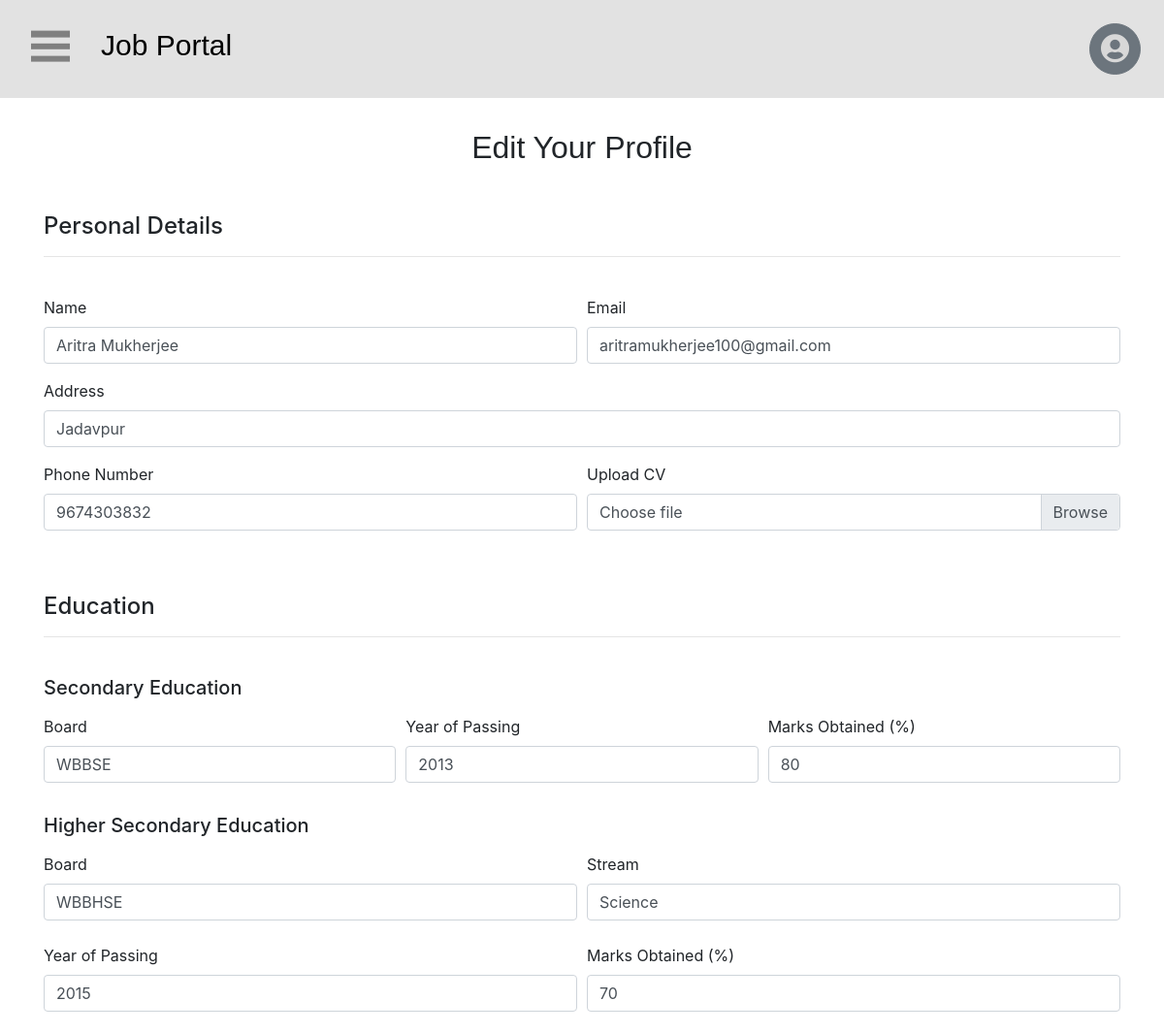
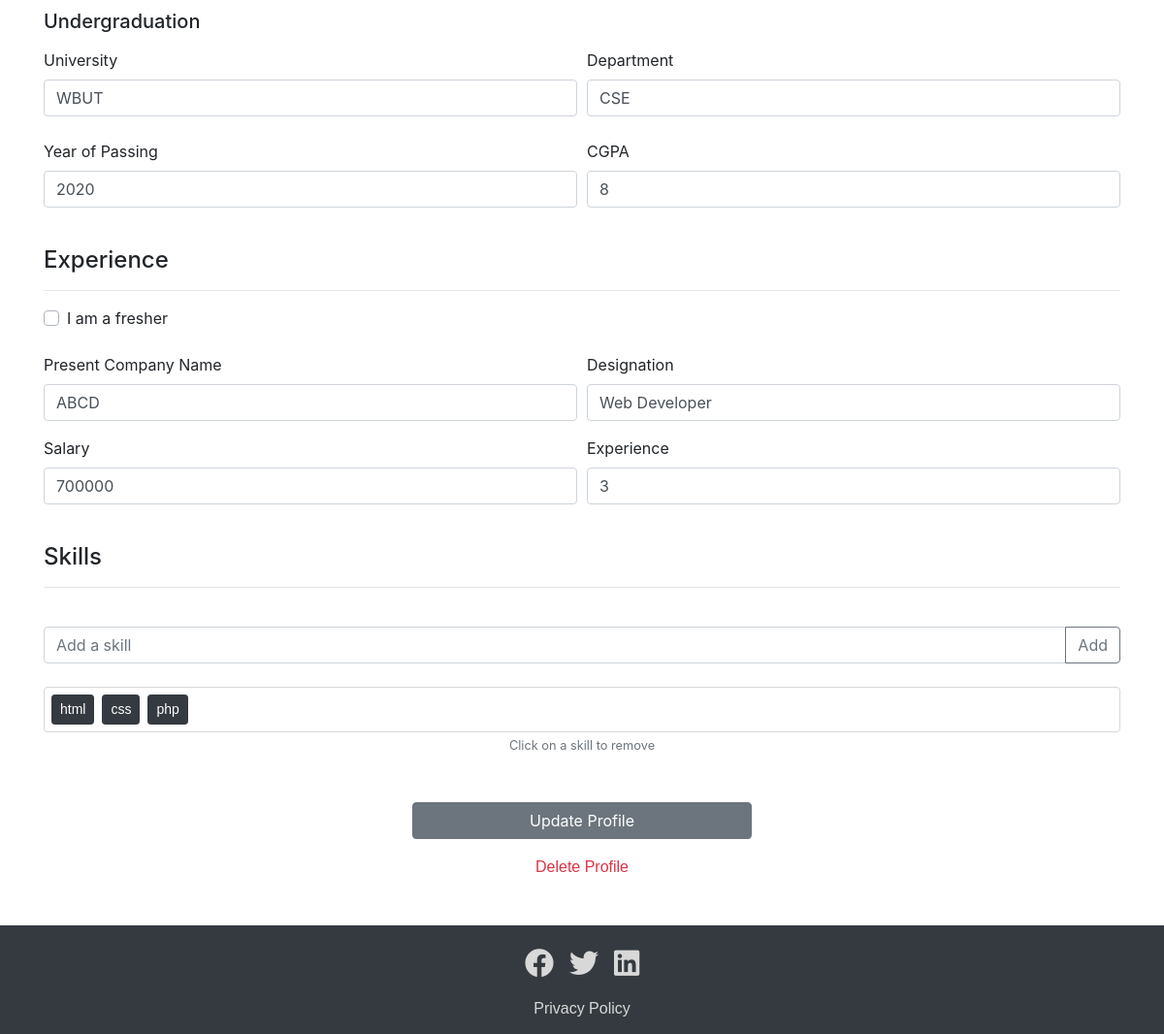
The page /jobseeker/edit-profile.php (signed in) on the database its author committed (2 pictures, top to bottom).
### tables this page shows
CREATE TABLE `jobseeker` (
  `id` varchar(6) NOT NULL,
  `name` varchar(100) NOT NULL,
  `email` varchar(100) NOT NULL,
  `password` varchar(255) NOT NULL,
  `phone` varchar(10) NOT NULL,
  `address` varchar(500) NOT NULL,
  `fresher` varchar(5) NOT NULL,
  `present_company` varchar(200) NOT NULL,
  `designation` varchar(500) NOT NULL,
  `salary` varchar(6) NOT NULL,
  `experience` varchar(2) NOT NULL,
  `cv` varchar(100) NOT NULL,
  `verified` varchar(5) NOT NULL
);

CREATE TABLE `jstenth` (
  `id` int(6) NOT NULL,
  `jsid` varchar(6) NOT NULL,
  `board` varchar(500) NOT NULL,
  `yop` varchar(4) NOT NULL,
  `marks` varchar(5) NOT NULL
);

CREATE TABLE `jstwelveth` (
  `id` int(6) NOT NULL,
  `jsid` varchar(6) NOT NULL,
  `board` varchar(500) NOT NULL,
  `stream` varchar(200) NOT NULL,
  `yop` varchar(4) NOT NULL,
  `marks` varchar(5) NOT NULL
);

CREATE TABLE `jsug` (
  `id` int(6) NOT NULL,
  `jsid` varchar(6) NOT NULL,
  `university` varchar(500) NOT NULL,
  `dept` varchar(200) NOT NULL,
  `yop` varchar(4) NOT NULL,
  `marks` varchar(5) NOT NULL
);

CREATE TABLE `jsskills` (
  `id` int(6) NOT NULL,
  `jsid` varchar(6) NOT NULL,
  `skill` varchar(200) NOT NULL
);

### jobseeker/edit-profile.php (the view, shortened to what the rows shown need)
<?php
    require "../connect.php";
    $sql = "SELECT name,email,phone,address,fresher,present_company,designation,salary,experience FROM jobseeker WHERE id = '".$_SESSION["id"]."';";
    $statement = $con->prepare($sql);
    $statement->execute();
    $result = $statement->fetch(PDO::FETCH_ASSOC);
    $sql = "SELECT board,yop,marks FROM jstenth WHERE jsid = '".$_SESSION["id"]."';";
    $statement = $con->prepare($sql);
    $statement->execute();
    $secondary = $statement->fetch(PDO::FETCH_ASSOC);
    $sql = "SELECT board,stream,yop,marks FROM jstwelveth WHERE jsid = '".$_SESSION["id"]."';";
    $statement = $con->prepare($sql);
    $statement->execute();
    $hs = $statement->fetch(PDO::FETCH_ASSOC);
    $sql = "SELECT university,dept,yop,marks FROM jsug WHERE jsid = '".$_SESSION["id"]."';";
    $statement = $con->prepare($sql);
    $statement->execute();
    $ug = $statement->fetch(PDO::FETCH_ASSOC);
    $sql = "SELECT skill FROM jsskills WHERE jsid = '".$_SESSION["id"]."'";
    $statement = $con->prepare($sql);
    $statement->execute();
    $skills = $statement->fetchAll(PDO::FETCH_ASSOC);
?>
<!doctype html>
<html lang="en">
  <head>
    <link rel="stylesheet" href="https://stackpath.bootstrapcdn.com/bootstrap/4.3.1/css/bootstrap.min.css">
    <link rel="stylesheet" href="https://cdnjs.cloudflare.com/ajax/libs/font-awesome/5.8.2/css/all.css" />
    <link rel="stylesheet" href="../css/main.css">
  </head>
  <body>
        <div class="d-flex align-items-center p-3 bg-grey">
            <h2 class="brand"><a href="../">Job Portal</a></h2>
        </div>
        <div class="page-container">
            <div class="content-wrap container">
                <div class="text-center">
                    <h2>Edit Your Profile</h2>
                </div>
                <form action="#" method="POST" enctype="multipart/form-data" id="profileEditForm">
                    <h4 class="mt-5">Personal Details</h4><hr><br>
                    <div class="form-row">
                        <div class="form-group col-md-6">
                            <label for="name">Name</label>
                            <?php
                                echo '
                                    <input type="text" class="form-control" id="name" name="name" placeholder="Name" value="'.$result["name"].'" required>
                                ';
                            ?>
                        </div>
                        <div class="form-group col-md-6">
                            <label for="email">Email</label>
                            <?php
                                echo'
                                    <input type="Email" class="form-control" id="email" name="email" placeholder="Email" value="'.$result["email"].'" required>
                                ';
                            ?>
                        </div>
                    </div>
                    <div class="form-group">
                        <label for="address">Address</label>
                        <?php
                            echo'
                                <input type="text" class="form-control" id="address" name="address" placeholder="Residential Address" value="'.$result["address"].'" required>
                            ';
                        ?>
                    </div>
                    <div class="form-row">
                        <div class="form-group col-md-6">
                            <label for="phone">Phone Number</label>
                            <?php
                                echo'
                                    <input type="number" class="form-control" id="phone" name="phone" placeholder="Phone Number" value="'.$result["phone"].'" required>
                                ';
                            ?>
                        </div>
                    </div>
                    <h4 class="mt-5">Education</h4><hr><br>
                    <div class="form-row pt-2 mb-3">
                        <div class="form-group col-md-4">
                            <label for="sboard">Board</label>
                            <?php
                                echo '
                                    <input type="text" class="form-control" id="sboard" name="sboard" placeholder="Board" value="'.$secondary["board"].'" required>
                                ';
                            ?>
                        </div>
                        <div class="form-group col-md-4">
                            <label for="syop">Year of Passing</label>
                            <?php
                                echo'
                                    <input type="number" class="form-control" id="syop" name="syop" placeholder="Year of Passing" value="'.$secondary["yop"].'" required>
                                ';
                            ?>
                        </div>
                        <div class="form-group col-md-4">
                            <label for="smarks">Marks Obtained (%)</label>
                            <?php
                                echo'
                                    <input type="nubmer" class="form-control" id="smarks" name="smarks" placeholder="Marks Obtained" value="'.$secondary["marks"].'" required>
                                ';
                            ?>
                        </div>
                    </div>
                    <div class="form-row pt-2">
                        <div class="form-group col-md-6">
                            <label for="hsboard">Board</label>
                            <?php
                                echo '
                                    <input type="text" class="form-control" id="hsboard" name="hsboard" placeholder="Board" value="'.$hs["board"].'" required>
                                ';
                            ?>
                        </div>
                        <div class="form-group col-md-6">
                            <label for="stream">Stream</label>
                            <?php
                                echo '
                                    <input type="text" class="form-control" id="stream" name="stream" placeholder="Science/Commerce/Arts" value="'.$hs["stream"].'" required>
                                ';
                            ?>
                        </div>
                    </div>
                    <div class="form-row pt-2 mb-3">
                        <div class="form-group col-md-6">
                            <label for="hsyop">Year of Passing</label>
                            <?php
                                echo'
                                    <input type="number" class="form-control" id="hsyop" name="hsyop" placeholder="Year of Passing" value="'.$hs["yop"].'" required>
                                ';
                            ?>
                        </div>
                        <div class="form-group col-md-6">
                            <label for="hsmarks">Marks Obtained (%)</label>
                            <?php
                                echo'
                                    <input type="number" class="form-control" id="hsmarks" name="hsmarks" placeholder="Marks Obtained" value="'.$hs["marks"].'" required>
                                ';
                            ?>
                        </div>
                    </div>
                    <div class="form-row pt-2">
                        <div class="form-group col-md-6">
                            <label for="university">University</label>
                            <?php
                                echo '
                                    <input type="text" class="form-control" id="university" name="university" placeholder="University" value="'.$ug["university"].'" required>
                                ';
                            ?>
                        </div>
                        <div class="form-group col-md-6">
                            <label for="department">Department</label>
                            <?php
                                echo '
                                    <input type="text" class="form-control" id="department" name="department" placeholder="Department" value="'.$ug["dept"].'" required>
                                ';
                            ?>
                        </div>
                    </div>
                    <div class="form-row pt-2">
                        <div class="form-group col-md-6">
                            <label for="ugyop">Year of Passing</label>
                            <?php
                                echo'
                                    <input type="number" class="form-control" id="ugyop" name="ugyop" placeholder="Year of Passing" value="'.$ug["yop"].'" required>
                                ';
                            ?>
                        </div>
                        <div class="form-group col-md-6">
                            <label for="ugmarks">CGPA</label>
                            <?php
                                echo'
                                    <input type="nubmer" class="form-control" id="ugmarks" name="ugmarks" placeholder="CGPA" value="'.$ug["marks"].'" required>
                                ';
                            ?>
                        </div>
                    </div>
                    <br>
                    <div class="form-row">
                        <div class="form-group col-md-6">
                            <label for="present_company">Present Company Name</label>
                            <?php
                                echo'
                                    <input type="text" class="form-control" id="present_company" name="present_company" value="'.$result["present_company"].'" placeholder="Company Name">
                                ';
                            ?>
                        </div>
                        <div class="form-group col-md-6">
                            <label for="designation">Designation</label>
                            <?php
                                echo'
                                <input type="text" class="form-control" id="designation" name="designation" value="'.$result["designation"].'" placeholder="Designation">
                                ';
                            ?>
                        </div>
                    </div>
                    <div class="form-row">
                        <div class="form-group col-md-6">
                            <label for="salary">Salary</label>
                            <?php
                                echo'
                                <input type="number" class="form-control" id="salary" name="salary" value="'.$result["salary"].'"placeholder="Salary">
                                ';
                            ?>
                        </div>
                        <div class="form-group col-md-6">
                            <label for="experience">Experience</label>
                            <?php
                                echo'
                                <input type="number" class="form-control" id="experience" name="experience" value="'.$result["experience"].'" placeholder="No. of years">
                                ';
                            ?>
                        </div>
                    </div>
                    <h4 class="mt-4">Skills</h4><hr><br>
                    <div class="row">
                        <div class="col-md-12 mt-2">
                            <div class="d-flex flex-wrap skill-border" id="skill-container">
                                <?php
                                    foreach ($skills as $skill) {
                                        echo '
                                            <div class="p-1"><a class="btn btn-sm btn-dark" href="#" role="button">'.html_entity_decode($skill['skill']).'</a></div>
                                        ';
                                    }
                                ?>
                            </div>
                        </div>
                    </div>
                </div>
            </div>
  </body>
</html>

### rows shown on the page
jobseeker: name "Aritra Mukherjee", email "aritramukherjee100@gmail.com", address "Jadavpur", phone "9674303832", present_company "ABCD", designation "Web Developer", salary "700000", experience "3"
jstenth: sboard "WBBSE", syop "2013", smarks "80"
jstwelveth: hsboard "WBBHSE", stream "Science", hsyop "2015", hsmarks "70"
jsug: university "WBUT", department "CSE", ugyop "2020", ugmarks "8"
jsskills: skill "html"
jsskills: skill "css"
jsskills: skill "php"
